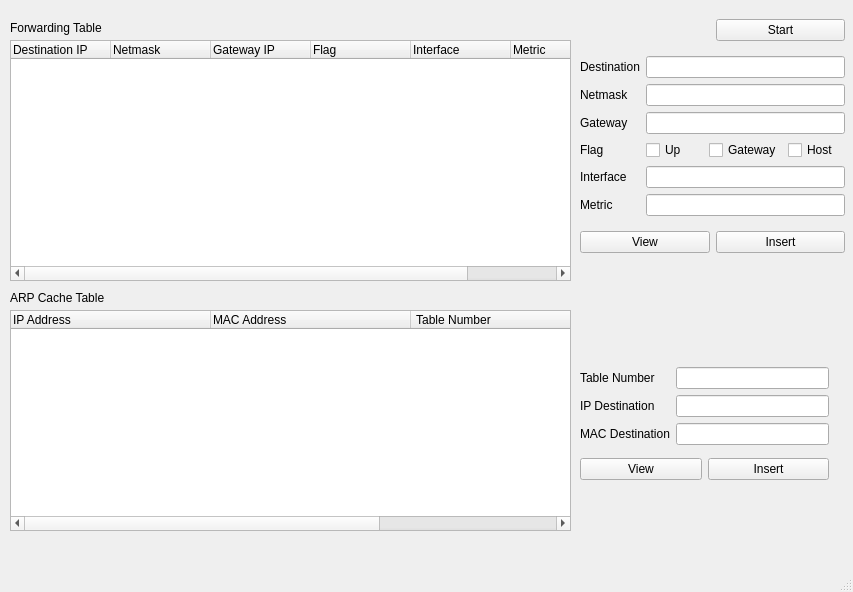
<?xml version="1.0" encoding="UTF-8"?>
<ui version="4.0">
 <class>PyRouter</class>
 <widget class="QMainWindow" name="PyRouter">
  <property name="geometry">
   <rect>
    <x>0</x>
    <y>0</y>
    <width>853</width>
    <height>592</height>
   </rect>
  </property>
  <property name="windowTitle">
   <string>PyRouter</string>
  </property>
  <widget class="QWidget" name="centralwidget">
   <widget class="QLabel" name="Forwarding_label">
    <property name="geometry">
     <rect>
      <x>10</x>
      <y>20</y>
      <width>111</width>
      <height>16</height>
     </rect>
    </property>
    <property name="text">
     <string>Forwarding Table</string>
    </property>
   </widget>
   <widget class="QLabel" name="ARPCacheTablelabel">
    <property name="geometry">
     <rect>
      <x>10</x>
      <y>290</y>
      <width>111</width>
      <height>16</height>
     </rect>
    </property>
    <property name="text">
     <string>ARP Cache Table</string>
    </property>
   </widget>
   <widget class="QWidget" name="">
    <property name="geometry">
     <rect>
      <x>580</x>
      <y>360</y>
      <width>249</width>
      <height>128</height>
     </rect>
    </property>
    <layout class="QGridLayout" name="gridLayout_4">
     <item row="1" column="1">
      <widget class="QPushButton" name="ARPInsertButton">
       <property name="text">
        <string>Insert</string>
       </property>
      </widget>
     </item>
     <item row="1" column="0">
      <widget class="QPushButton" name="ARPViewButton">
       <property name="text">
        <string>View</string>
       </property>
      </widget>
     </item>
     <item row="0" column="0" colspan="2">
      <layout class="QGridLayout" name="gridLayout_2">
       <item row="2" column="0">
        <widget class="QLabel" name="label_2">
         <property name="text">
          <string>MAC Destination</string>
         </property>
        </widget>
       </item>
       <item row="2" column="1">
        <widget class="QLineEdit" name="MACDestinationEdit"/>
       </item>
       <item row="1" column="0">
        <widget class="QLabel" name="label">
         <property name="text">
          <string>IP Destination</string>
         </property>
        </widget>
       </item>
       <item row="1" column="1">
        <widget class="QLineEdit" name="IPDestinationEdit"/>
       </item>
       <item row="0" column="0">
        <widget class="QLabel" name="label_3">
         <property name="text">
          <string>Table Number</string>
         </property>
        </widget>
       </item>
       <item row="0" column="1">
        <widget class="QLineEdit" name="ARPTableNumberEdit"/>
       </item>
      </layout>
     </item>
    </layout>
   </widget>
   <widget class="QTableWidget" name="ForwardingTableWidget">
    <property name="geometry">
     <rect>
      <x>10</x>
      <y>40</y>
      <width>561</width>
      <height>241</height>
     </rect>
    </property>
    <attribute name="horizontalHeaderCascadingSectionResizes">
     <bool>true</bool>
    </attribute>
    <attribute name="horizontalHeaderDefaultSectionSize">
     <number>100</number>
    </attribute>
    <attribute name="horizontalHeaderShowSortIndicator" stdset="0">
     <bool>true</bool>
    </attribute>
    <attribute name="horizontalHeaderStretchLastSection">
     <bool>true</bool>
    </attribute>
    <column>
     <property name="text">
      <string>Destination IP</string>
     </property>
     <property name="textAlignment">
      <set>AlignJustify|AlignVCenter</set>
     </property>
    </column>
    <column>
     <property name="text">
      <string>Netmask</string>
     </property>
     <property name="textAlignment">
      <set>AlignJustify|AlignVCenter</set>
     </property>
    </column>
    <column>
     <property name="text">
      <string>Gateway IP</string>
     </property>
     <property name="textAlignment">
      <set>AlignJustify|AlignVCenter</set>
     </property>
    </column>
    <column>
     <property name="text">
      <string>Flag</string>
     </property>
     <property name="textAlignment">
      <set>AlignJustify|AlignVCenter</set>
     </property>
    </column>
    <column>
     <property name="text">
      <string>Interface</string>
     </property>
     <property name="textAlignment">
      <set>AlignJustify|AlignVCenter</set>
     </property>
    </column>
    <column>
     <property name="text">
      <string>Metric</string>
     </property>
     <property name="textAlignment">
      <set>AlignJustify|AlignVCenter</set>
     </property>
    </column>
   </widget>
   <widget class="QTableWidget" name="ARPCacheTableWidget">
    <property name="geometry">
     <rect>
      <x>10</x>
      <y>310</y>
      <width>561</width>
      <height>221</height>
     </rect>
    </property>
    <property name="cursor" stdset="0">
     <cursorShape>ArrowCursor</cursorShape>
    </property>
    <property name="lineWidth">
     <number>1</number>
    </property>
    <property name="columnCount">
     <number>3</number>
    </property>
    <attribute name="horizontalHeaderCascadingSectionResizes">
     <bool>true</bool>
    </attribute>
    <attribute name="horizontalHeaderDefaultSectionSize">
     <number>200</number>
    </attribute>
    <attribute name="horizontalHeaderMinimumSectionSize">
     <number>19</number>
    </attribute>
    <attribute name="horizontalHeaderShowSortIndicator" stdset="0">
     <bool>false</bool>
    </attribute>
    <attribute name="horizontalHeaderStretchLastSection">
     <bool>true</bool>
    </attribute>
    <column>
     <property name="text">
      <string>IP Address</string>
     </property>
     <property name="textAlignment">
      <set>AlignJustify|AlignVCenter</set>
     </property>
    </column>
    <column>
     <property name="text">
      <string>MAC Address</string>
     </property>
     <property name="textAlignment">
      <set>AlignJustify|AlignVCenter</set>
     </property>
    </column>
    <column>
     <property name="text">
      <string> Table Number</string>
     </property>
     <property name="textAlignment">
      <set>AlignJustify|AlignVCenter</set>
     </property>
    </column>
   </widget>
   <widget class="QWidget" name="">
    <property name="geometry">
     <rect>
      <x>580</x>
      <y>10</y>
      <width>265</width>
      <height>253</height>
     </rect>
    </property>
    <layout class="QGridLayout" name="gridLayout_3">
     <item row="0" column="1">
      <widget class="QPushButton" name="StartButton">
       <property name="text">
        <string>Start</string>
       </property>
      </widget>
     </item>
     <item row="1" column="0" colspan="2">
      <layout class="QGridLayout" name="gridLayout">
       <item row="5" column="1" colspan="3">
        <widget class="QLineEdit" name="ForwardingMetricEdit"/>
       </item>
       <item row="3" column="0">
        <widget class="QLabel" name="ForwardingFlagLable">
         <property name="text">
          <string>Flag</string>
         </property>
        </widget>
       </item>
       <item row="4" column="1" colspan="3">
        <widget class="QLineEdit" name="ForwardingInterfaceEdit"/>
       </item>
       <item row="3" column="3">
        <widget class="QCheckBox" name="HostCheckBox">
         <property name="text">
          <string>Host</string>
         </property>
        </widget>
       </item>
       <item row="5" column="0">
        <widget class="QLabel" name="ForwardingMetricLable">
         <property name="text">
          <string>Metric</string>
         </property>
        </widget>
       </item>
       <item row="3" column="2">
        <widget class="QCheckBox" name="GatewayCheckBox">
         <property name="text">
          <string>Gateway</string>
         </property>
        </widget>
       </item>
       <item row="2" column="0">
        <widget class="QLabel" name="ForwardingGatewaylabel">
         <property name="text">
          <string>Gateway</string>
         </property>
        </widget>
       </item>
       <item row="4" column="0">
        <widget class="QLabel" name="ForwardingInterfaceLable">
         <property name="text">
          <string>Interface</string>
         </property>
        </widget>
       </item>
       <item row="1" column="1" colspan="3">
        <widget class="QLineEdit" name="ForwardingNetmaskEdit"/>
       </item>
       <item row="0" column="0">
        <widget class="QLabel" name="ForwardingDestinationlabel">
         <property name="text">
          <string>Destination</string>
         </property>
        </widget>
       </item>
       <item row="2" column="1" colspan="3">
        <widget class="QLineEdit" name="ForwardingGatewayEdit"/>
       </item>
       <item row="0" column="1" colspan="3">
        <widget class="QLineEdit" name="ForwardingDestinationEdit"/>
       </item>
       <item row="1" column="0">
        <widget class="QLabel" name="ForwardingNetmaskLable">
         <property name="text">
          <string>Netmask</string>
         </property>
        </widget>
       </item>
       <item row="3" column="1">
        <widget class="QCheckBox" name="UpCheckBox">
         <property name="text">
          <string>Up</string>
         </property>
        </widget>
       </item>
      </layout>
     </item>
     <item row="2" column="0">
      <widget class="QPushButton" name="ForwardingViewButton">
       <property name="text">
        <string>View</string>
       </property>
      </widget>
     </item>
     <item row="2" column="1">
      <widget class="QPushButton" name="ForwardingInsertButton">
       <property name="text">
        <string>Insert</string>
       </property>
      </widget>
     </item>
    </layout>
   </widget>
  </widget>
  <widget class="QMenuBar" name="menubar">
   <property name="geometry">
    <rect>
     <x>0</x>
     <y>0</y>
     <width>853</width>
     <height>22</height>
    </rect>
   </property>
  </widget>
  <widget class="QStatusBar" name="statusbar"/>
 </widget>
 <resources/>
 <connections/>
</ui>
